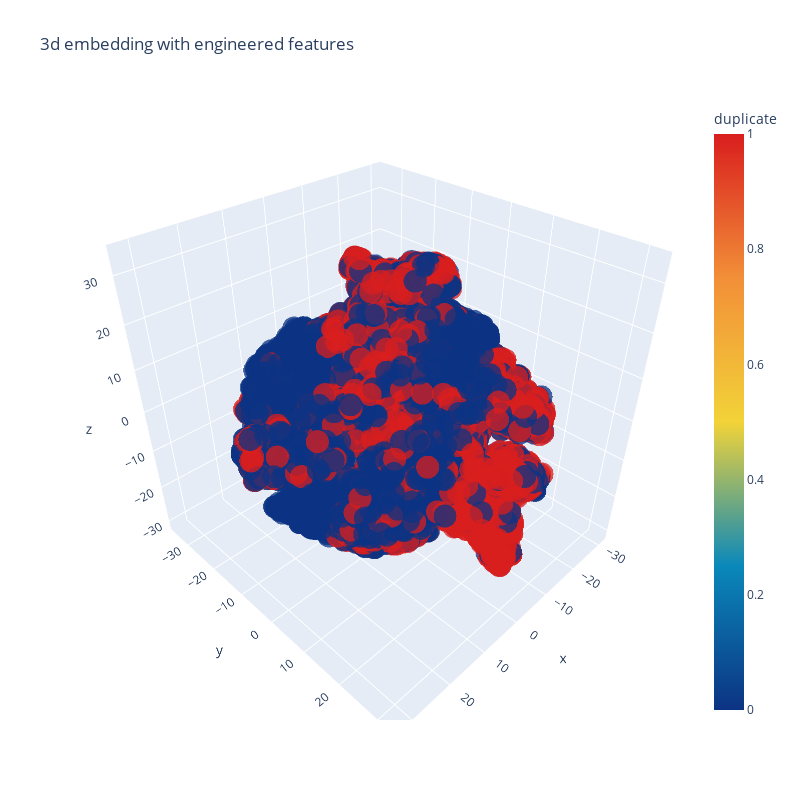

Here is the notebook cell this chart was saved with:
### Code cell
import plotly.graph_objs as go
import plotly.tools as tls
import plotly.offline as py
py.init_notebook_mode(connected=True)

trace1 = go.Scatter3d(
    x=tsne3d[:,0],
    y=tsne3d[:,1],
    z=tsne3d[:,2],
    mode='markers',
    marker=dict(
        sizemode='diameter',
        color = y,
        colorscale = 'Portland',
        colorbar = dict(title = 'duplicate'),
        line=dict(color='rgb(255, 255, 255)'),
        opacity=0.75
    )
)

data=[trace1]
layout=dict(height=800, width=800, title='3d embedding with engineered features')
fig=dict(data=data, layout=layout)
py.iplot(fig, filename='3DBubble')

### Figure 1 — Plotly figure (JSON) as saved in the notebook; plotly's stock layout.template omitted (floating-point values rounded to 4 significant figures; data arrays with more than 128 entries replaced by an {"elided": "..."} marker saying what was removed)
{"data": [{"marker": {"color": {"elided": "30000 int values"}, "colorbar": {"title": {"text": "duplicate"}}, "colorscale": [[0, "rgb(12,51,131)"], [0.25, "rgb(10,136,186)"], [0.5, "rgb(242,211,56)"], [0.75, "rgb(242,143,56)"], [1, "rgb(217,30,30)"]], "line": {"color": "rgb(255, 255, 255)"}, "opacity": 0.75, "sizemode": "diameter"}, "mode": "markers", "type": "scatter3d", "x": {"elided": "30000 float values"}, "y": {"elided": "30000 float values"}, "z": {"elided": "30000 float values"}}], "layout": {"height": 800, "title": {"text": "3d embedding with engineered features"}, "width": 800}}
